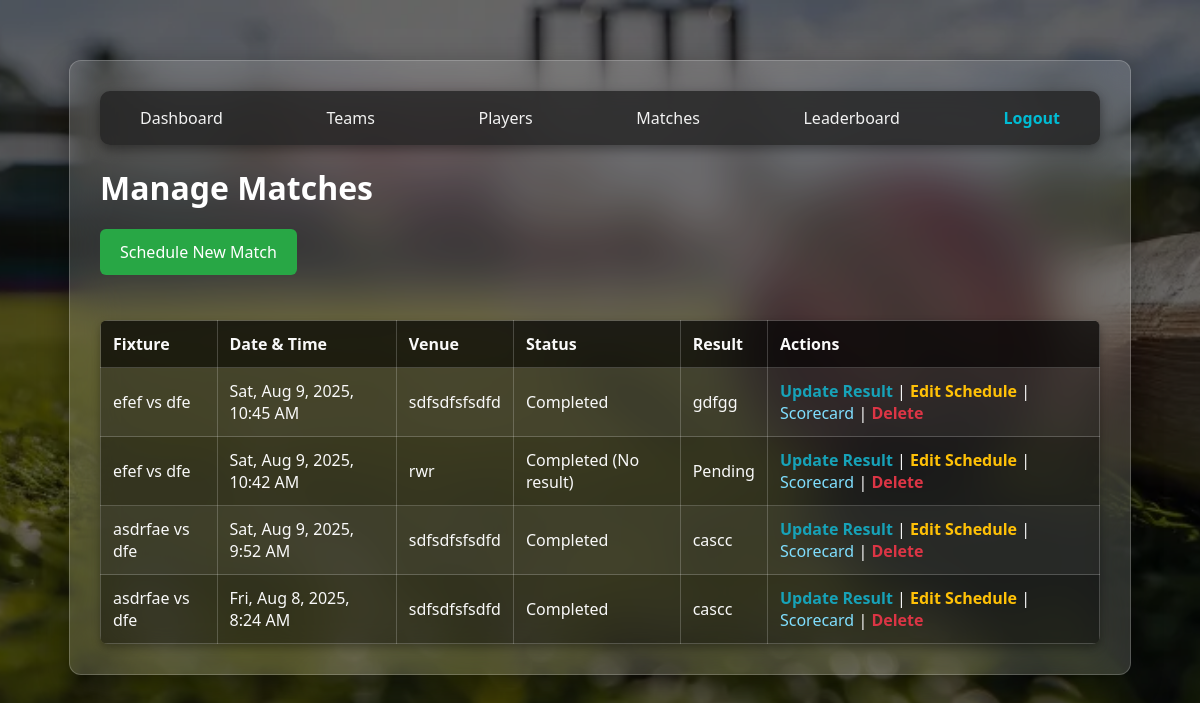
Screenshot of /cricket_league/manage_matches.php (signed in) with the database file from the repository.
### tables this page shows
CREATE TABLE `matches` (
  `match_id` int(11) NOT NULL,
  `team1_id` int(11) NOT NULL,
  `team2_id` int(11) NOT NULL,
  `match_date` datetime NOT NULL,
  `venue` varchar(100) NOT NULL,
  `result_summary` varchar(255) DEFAULT NULL
);

CREATE TABLE `teams` (
  `team_id` int(11) NOT NULL,
  `team_name` varchar(100) NOT NULL,
  `logo_url` varchar(255) DEFAULT NULL,
  `captain_id` int(11) DEFAULT NULL,
  `wk_id` int(11) DEFAULT NULL,
  `wicket_keeper_id` int(11) DEFAULT NULL
);

### cricket_league/manage_matches.php (the view, shortened to what this page needs)
<?php
require 'db_config.php';
?>
<!DOCTYPE html>
<html>
<head>
    <link rel="stylesheet" href="css/style.css">
</head>
<body>
    <div class="container">
        <div class="navbar">
            <a href="dashboard.php">Dashboard</a>
            <a href="manage_teams.php">Teams</a>
            <a href="manage_players.php">Players</a>
            <a href="manage_matches.php">Matches</a>
            <a href="leaderboard.php">Leaderboard</a>
            <a href="logout.php" class="logout">Logout</a>
        </div>
        <h1>Manage Matches</h1>
        <a href="add_match.php" class="btn-add">Schedule New Match</a>
        <table>
            <tr>
                <th>Fixture</th>
                <th>Date & Time</th>
                <th>Venue</th>
                <th>Status</th>
                <th>Result</th>
                <th>Actions</th>
            </tr>
            <?php
            $sql = "SELECT m.match_id, t1.team_name as team1_name, t2.team_name as team2_name, m.match_date, m.venue, m.result_summary
                    FROM matches m
                    JOIN teams t1 ON m.team1_id = t1.team_id
                    JOIN teams t2 ON m.team2_id = t2.team_id
                    ORDER BY m.match_date DESC";
            $result = $conn->query($sql);
            $now = new DateTime();
            if ($result->num_rows > 0) {
                while($row = $result->fetch_assoc()) {
                    $matchDate = new DateTime($row["match_date"]);
                    if (empty($row["result_summary"])) {
                        if ($matchDate > $now) {
                            $status = "Upcoming";
                        } elseif ($matchDate <= $now && $matchDate->add(new DateInterval('PT6H')) > $now) {
                            $status = "Live";
                        } else {
                            $status = "Completed (No result)";
                        }
                    } else {
                        $status = "Completed";
                    }
                    echo "<tr>";
                    echo "<td>" . htmlspecialchars($row["team1_name"]) . " vs " . htmlspecialchars($row["team2_name"]) . "</td>";
                    echo "<td>" . date('D, M j, Y, g:i A', strtotime($row["match_date"])) . "</td>";
                    echo "<td>" . htmlspecialchars($row["venue"]) . "</td>";
                    echo "<td>" . $status . "</td>";
                    echo "<td>" . htmlspecialchars($row["result_summary"] ?: 'Pending') . "</td>";
                    echo "<td>
                            <a href='update_result.php?id=" . $row["match_id"] . "' class='btn-update'>Update Result</a> |
                            <a href='edit_match.php?id=" . $row["match_id"] . "' class='btn-edit'>Edit Schedule</a> |
                            <a href='view_scorecard.php?id=" . $row["match_id"] . "' class='btn-scorecard'>Scorecard</a> |
                            <a href='delete_match.php?id=" . $row["match_id"] . "' class='btn-delete' onclick='return confirmDelete();'>Delete</a>
                          </td>";
                    echo "</tr>";
                }
            } else {
                echo "<tr><td colspan='6'>No matches scheduled</td></tr>";
            }
            ?>
        </table>
    </div>
</body>
</html>

### cricket_league/css/style.css (style rules this page uses)
body { font-family: 'Segoe UI', Tahoma, Geneva, Verdana, sans-serif; background: linear-gradient(rgba(0, 0, 0, 0.6), rgba(0, 0, 0, 0.6)), url('cric.webp') no-repeat center center fixed; background-size: cover; margin: 0; padding: 20px; color: #f9f9f9; }
.container { max-width: 1000px; margin: 40px auto; background: rgba(255, 255, 255, 0.15); padding: 30px; border-radius: 12px; box-shadow: 0 10px 30px rgba(0, 0, 0, 0.4); backdrop-filter: blur(25px); -webkit-backdrop-filter: blur(25px); border: 1px solid rgba(255, 255, 255, 0.2); color: #fff; }
h1, h2 { color: #ffffff; margin-bottom: 20px; }
a { color: #80dfff; text-decoration: none; transition: color 0.3s ease; }
.navbar { background-color: rgba(34, 34, 34, 0.8); padding: 0 20px; border-radius: 10px; display: flex; justify-content: space-between; align-items: center; box-shadow: 0 4px 12px rgba(0,0,0,0.4); }
.navbar a { color: #f2f2f2; padding: 16px 20px; text-decoration: none; transition: 0.3s ease; font-weight: 500; }
.navbar .logout { color: #00bcd4; font-weight: bold; }
table { width: 100%; border-collapse: collapse; margin-top: 25px; border-radius: 8px; overflow: hidden; background: rgba(0, 0, 0, 0.4) !important; color: #f9f9f9 !important; box-shadow: 0 4px 8px rgba(0,0,0,0.3); }
th, td { border: 1px solid rgba(255, 255, 255, 0.2); padding: 12px; text-align: left; color: #f9f9f9 !important; }
th { background-color: rgba(0, 0, 0, 0.5); }
tr:nth-child(even) { background-color: rgba(255, 255, 255, 0.05); }
button, .btn-add { background-color: #007bff; color: #fff; padding: 12px 20px; border: none; border-radius: 6px; cursor: pointer; font-size: 16px; transition: background 0.3s ease; display: inline-block; text-align: center; }
.btn-add { background-color: #28a745; margin-bottom: 20px; }
.btn-edit { color: #ffc107; font-weight: bold; cursor: pointer; }
.btn-delete { color: #dc3545; font-weight: bold; cursor: pointer; }
.btn-update { color: #17a2b8; font-weight: bold; cursor: pointer; }

### rows the page displays
matches: team1.team_name "efef", team2.team_name "dfe", match_date "Sat, Aug 9, 2025, 10:45 AM", venue "sdfsdfsfsdfd", result_summary "Completed", result_summary "gdfgg"
matches: team1.team_name "efef", team2.team_name "dfe", match_date "Sat, Aug 9, 2025, 10:42 AM", venue "rwr", match_date "Completed (No result)", result_summary "Pending"
matches: team1.team_name "asdrfae", team2.team_name "dfe", match_date "Sat, Aug 9, 2025, 9:52 AM", venue "sdfsdfsfsdfd", result_summary "Completed", result_summary "cascc"
matches: team1.team_name "asdrfae", team2.team_name "dfe", match_date "Fri, Aug 8, 2025, 8:24 AM", venue "sdfsdfsfsdfd", result_summary "Completed", result_summary "cascc"
